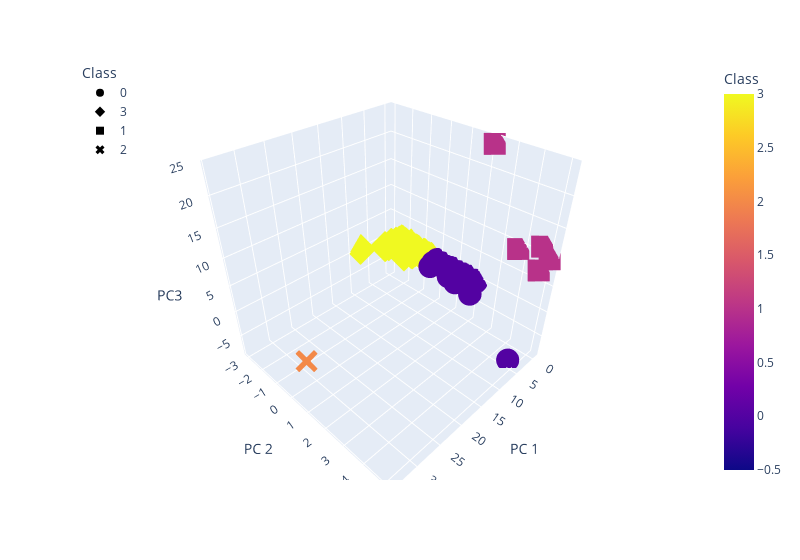

Notebook code cell kept with this figure:
### Markdown cell above
### Deliverable 4: Visualizing Cryptocurrencies Results

#### 3D-Scatter with Clusters

### Code cell
# Creating a 3D-Scatter with the PCA data and the clusters
fig = px.scatter_3d(
    clustered_df,
    x='PC 1',
    y='PC 2',
    z= 'PC3',
    color='Class',
    symbol='Class',
    hover_name= 'CoinName',
    hover_data= ['Algorithm'],
    width=800,
)
fig.update_layout(legend=dict(x=0, y=1))
fig.show()

### Figure 1 — Plotly figure (JSON) as saved in the notebook; plotly's stock layout.template omitted (floating-point values rounded to 4 significant figures; data arrays with more than 128 entries replaced by an {"elided": "..."} marker saying what was removed)
{"data": [{"customdata": {"elided": "287x1 str values"}, "hovertemplate": "<b>%{hovertext}</b><br><br>Class=%{marker.color}<br>PC 1=%{x}<br>PC 2=%{y}<br>PC3=%{z}<br>Algorithm=%{customdata[0]}<extra></extra>", "hovertext": {"elided": "287 str values"}, "legendgroup": "0", "marker": {"color": {"elided": "287 int values"}, "coloraxis": "coloraxis", "symbol": "circle"}, "mode": "markers", "name": "0", "scene": "scene", "showlegend": true, "type": "scatter3d", "x": {"elided": "287 float values"}, "y": {"elided": "287 float values"}, "z": {"elided": "287 float values"}}, {"customdata": {"elided": "239x1 str values"}, "hovertemplate": "<b>%{hovertext}</b><br><br>Class=%{marker.color}<br>PC 1=%{x}<br>PC 2=%{y}<br>PC3=%{z}<br>Algorithm=%{customdata[0]}<extra></extra>", "hovertext": {"elided": "239 str values"}, "legendgroup": "3", "marker": {"color": {"elided": "239 int values"}, "coloraxis": "coloraxis", "symbol": "diamond"}, "mode": "markers", "name": "3", "scene": "scene", "showlegend": true, "type": "scatter3d", "x": {"elided": "239 float values"}, "y": {"elided": "239 float values"}, "z": {"elided": "239 float values"}}, {"customdata": [["Proof-of-BibleHash"], ["SHA-256 + Hive"], ["Proof-of-Authority"], ["ECC 256K1"], ["Leased POS"]], "hovertemplate": "<b>%{hovertext}</b><br><br>Class=%{marker.color}<br>PC 1=%{x}<br>PC 2=%{y}<br>PC3=%{z}<br>Algorithm=%{customdata[0]}<extra></extra>", "hovertext": ["BiblePay", "LitecoinCash", "Poa Network", "Acute Angle Cloud", "Waves"], "legendgroup": "1", "marker": {"color": [1, 1, 1, 1, 1], "coloraxis": "coloraxis", "symbol": "square"}, "mode": "markers", "name": "1", "scene": "scene", "showlegend": true, "type": "scatter3d", "x": [-0.2635, -0.427, -0.3882, -0.456, -0.3045], "y": [4.707, 4.741, 3.769, 5.064, 2.189], "z": [11.48, 7.277, 9.305, 9.862, 24.05]}, {"customdata": [["TRC10"]], "hovertemplate": "<b>%{hovertext}</b><br><br>Class=%{marker.color}<br>PC 1=%{x}<br>PC 2=%{y}<br>PC3=%{z}<br>Algorithm=%{customdata[0]}<extra></extra>", "hovertext": ["BitTorrent"], "legendgroup": "2", "marker": {"color": [2], "coloraxis": "coloraxis", "symbol": "x"}, "mode": "markers", "name": "2", "scene": "scene", "showlegend": true, "type": "scatter3d", "x": [34.11], "y": [0.9811], "z": [0.6929]}], "layout": {"coloraxis": {"colorbar": {"title": {"text": "Class"}}, "colorscale": [[0, "#0d0887"], [0.1111, "#46039f"], [0.2222, "#7201a8"], [0.3333, "#9c179e"], [0.4444, "#bd3786"], [0.5556, "#d8576b"], [0.6667, "#ed7953"], [0.7778, "#fb9f3a"], [0.8889, "#fdca26"], [1, "#f0f921"]]}, "legend": {"title": {"text": "Class"}, "tracegroupgap": 0, "x": 0, "y": 1}, "margin": {"t": 60}, "scene": {"domain": {"x": [0, 1], "y": [0, 1]}, "xaxis": {"title": {"text": "PC 1"}}, "yaxis": {"title": {"text": "PC 2"}}, "zaxis": {"title": {"text": "PC3"}}}, "width": 800}}
